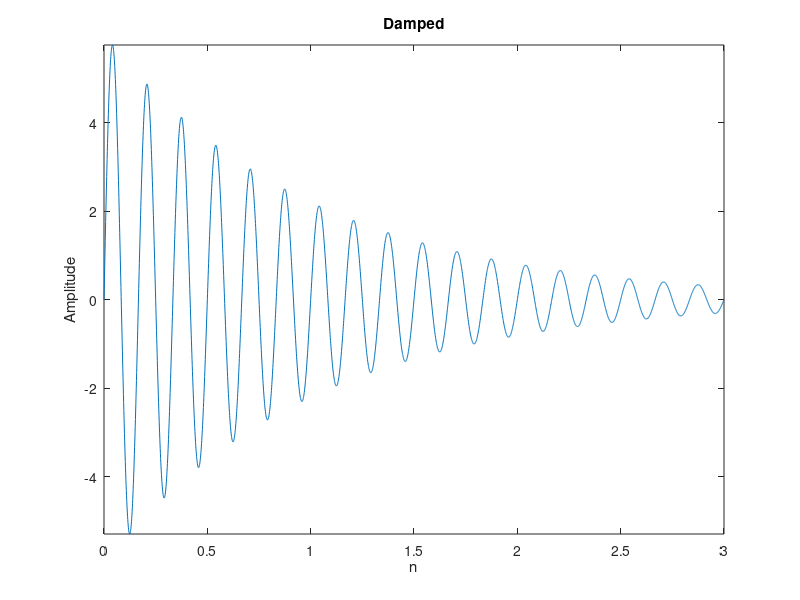

This chart was generated by the following MATLAB code:
clc;
clear all;
close all;
a=6;
t=0:0.001:3;
x=a*sin(2*pi*a*t);
z=exp(-t);
q=x.*z;
subplot(1,1,1);
plot(t,q);
axis tight;
xlabel('n');
ylabel('Amplitude');
title('Damped')
